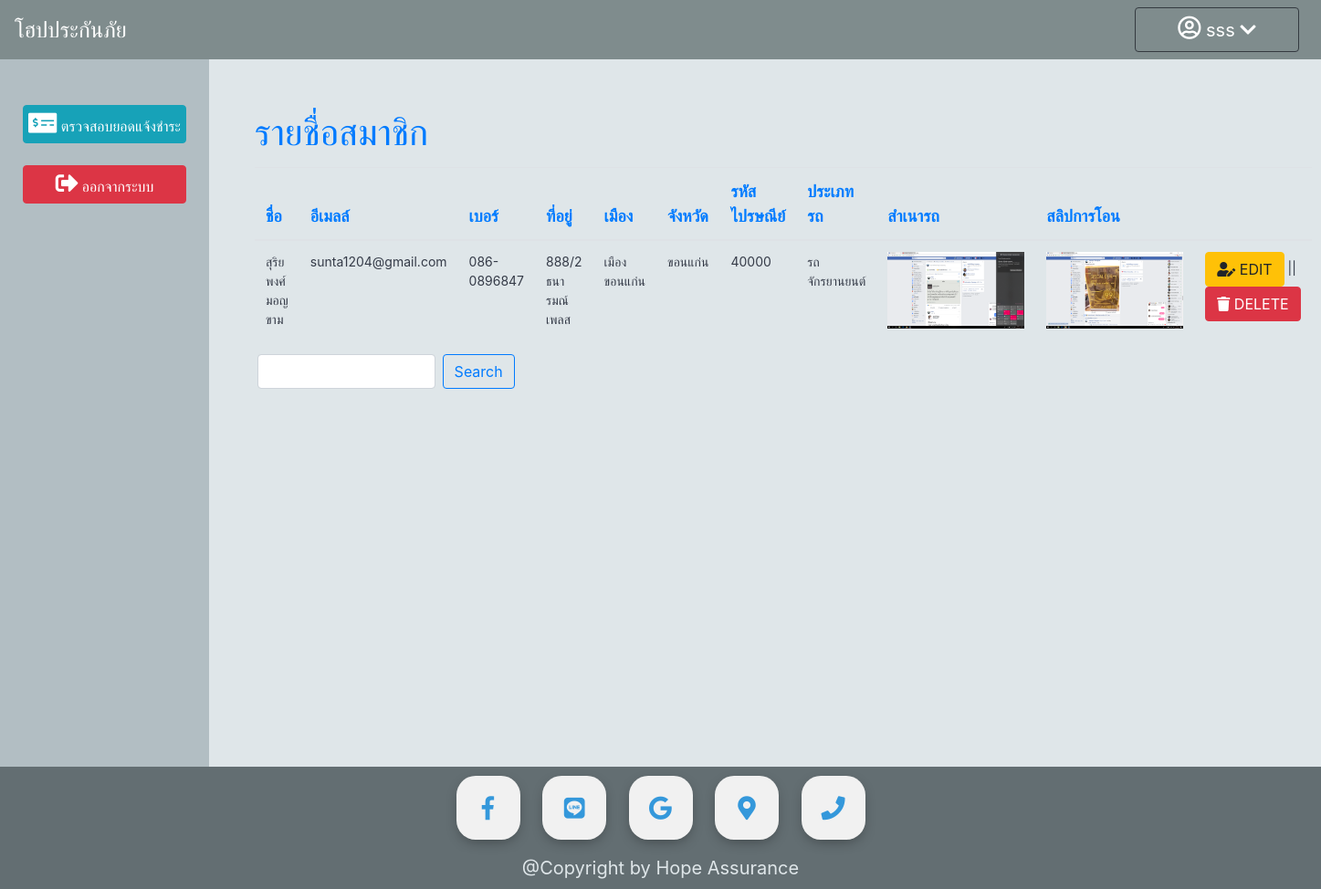
/admin/checkPayment.php (signed in), run on the app's committed database.
### tables this page shows
CREATE TABLE `payment` (
  `payment_id` int(11) NOT NULL,
  `payment_cartype` varchar(255) NOT NULL,
  `payment_plate` varchar(255) NOT NULL,
  `payment_username` varchar(255) NOT NULL,
  `payment_name` varchar(100) NOT NULL,
  `payment_email` varchar(45) NOT NULL,
  `payment_phone` varchar(45) NOT NULL,
  `payment_address` varchar(255) NOT NULL,
  `payment_city` varchar(45) NOT NULL,
  `payment_country` varchar(45) NOT NULL,
  `payment_zipcode` int(5) NOT NULL,
  `payment_picName` varchar(255) NOT NULL,
  `payment_proof` varchar(255) DEFAULT NULL,
  `payment_status` enum('P','U') NOT NULL DEFAULT 'U',
  `transport_status` enum('N','D') NOT NULL DEFAULT 'N',
  `payment_track` varchar(255) DEFAULT NULL,
  `payment_date` varchar(255) NOT NULL
);

### admin/checkPayment.php (the view, shortened to what this page needs)
<?php
  include "../connect.php";
$stmt2 = $pdo->prepare("SELECT * FROM payment");
$stmt2->execute();
?>
<!DOCTYPE html>
<html>
<head>
	<link rel="stylesheet" href="https://maxcdn.bootstrapcdn.com/bootstrap/4.0.0/css/bootstrap.min.css">
	<link rel="stylesheet" href="https://use.fontawesome.com/releases/v5.4.1/css/all.css">
</head>
<body>
	<?php include '../navbar/navbarAdmin.php'; ?>
	<div style="display: flex;">
		<div style="height: 775px; width: 300px; background-color: #b2bec3;">
			<div style="margin: 30px; margin-top: 50px;">
				<div class="form-row">
					<a href="checkPayment.php" class="btn btn-info col-md-12"><i class="fas fa-money-check-alt fa-spin" style="font-size: 25px;"></i>  ตรวจสอบยอดแจ้งชำระ </a>
				</div><br>
				<div class="form-row">
					<a href="../logout/logout.php" class="btn btn-danger col-md-12"><i class="fas fa-sign-out-alt fa-spin" style="font-size: 25px;"></i> ออกจากระบบ </a>
				</div><br>
			</div>
		</div>
		<div style="height: 775px; width: 100%; background-color: #dfe6e9;">
			<div style="margin: 50px;">
				<label class="text-primary" style="font-size: 40px;">รายชื่อสมาชิก</label>
				<div id="table-wrapper">
  					<div id="table-scroll">
				<table class="table table-hover">
					<thead class="text-primary" style="font-size: 18px;">
						<tr>
							<th>ชื่อ</th>
							<th>อีเมลล์</th>
							<th>เบอร์</th>
							<th>ที่อยู่</th>
							<th>เมือง</th>
							<th>จังหวัด</th>
							<th>รหัสไปรษณีย์</th>
							<th>ประเภทรถ</th>
							<th>สำเนารถ</th>
							<th>สลิปการโอน</th>
							<th></th>
						</tr>
					</thead>
					<?php while ($row=$stmt2->fetch()) { ?>
					<tbody style="font-size: 14px; color: #353b48;">
						<tr>
							<td><?=$row["payment_name"] ?></td>
							<td><?=$row["payment_email"] ?></td>
							<td><?=$row["payment_phone"] ?></td>
							<td><?=$row["payment_address"] ?></td>
							<td><?=$row["payment_city"] ?></td>
							<td><?=$row["payment_country"] ?></td>
							<td><?=$row["payment_zipcode"] ?></td>
							<?php if ($row["payment_cartype"] == "mortorbike") { ?>
								<td>รถจักรยานยนต์</td>
							<?php } elseif ($row["payment_cartype"] == "car") { ?>
								<td>รถยนต์</td>
							<?php } elseif ($row["payment_cartype"] == "truck") { ?>
								<td>รถบรรทุก</td>
							<?php } ?>
							<td><a  data-toggle="modal" data-target="#zoomCar<?=$row['payment_id'] ?>"> <img src="../paymentPic/<?=$row['payment_picName'] ?>" style="width: 150px;" ></a> </td>
							<td><a  data-toggle="modal" data-target="#zoomProof<?=$row['payment_id'] ?>"> <img src="../paymentProof/<?=$row['payment_proof'] ?>" style="width: 150px;" ></a> </td>
							<td>
								<button class="btn btn-warning " data-toggle="modal" data-target="#editTransport<?=$row['payment_id']?>"><i class="fas fa-user-edit"></i> EDIT  </button>  ||
								<button class="btn btn-danger " data-toggle="modal" data-target="#deleteTransport<?=$row['payment_id'] ?>"><i class="fas fa-trash"></i> DELETE  </button>
							</td>
						</tr>
					</tbody>
				<?php } ?>
				</table>
				</div>
				</div>
					<div class="form-row">
						<input type="text" name="key" value="" class="form-control col-2 mx-sm-2">
						<button type="submit" class="btn btn-outline-primary">Search</button>
					</div>
			</div>
		</div>
	</div>
</body>
</html>

### footer/styleFooter.css (style rules this page uses)
footer { text-align: center; background: #636e72; }
.copyright { color: #dfe6e9; font-size: 20px; }
.btnlink { display: inline-block; width: 70px; height: 70px; background: #f1f1f1; margin: 10px; border-radius: 30%; box-shadow: 0 5px 15px -5px #00000070; color: #3498db; overflow: hidden; position: relative; }
.btnlink i { line-height: 70px; font-size: 26px; transition: 0.2s linear; }
.btnlink::before { content: ""; position: absolute; width: 120%; height: 120%; background: #3498db; transform: rotate(45deg); left: -110%; top: 90%; }

### data on the page
payment: payment_name "สุริยพงศ์ มอญขาม", payment_email "sunta1204@gmail.com", payment_phone "086-0896847", payment_address "888/2 ธนารมณ์เพลส", payment_city "เมืองขอนแก่น", payment_country "ขอนแก่น", payment_zipcode "40000", payment_cartype "รถจักรยานยนต์", payment_picName (picture), payment_proof (picture)

### other printed values
$_SESSION["member_name"] "sss"
